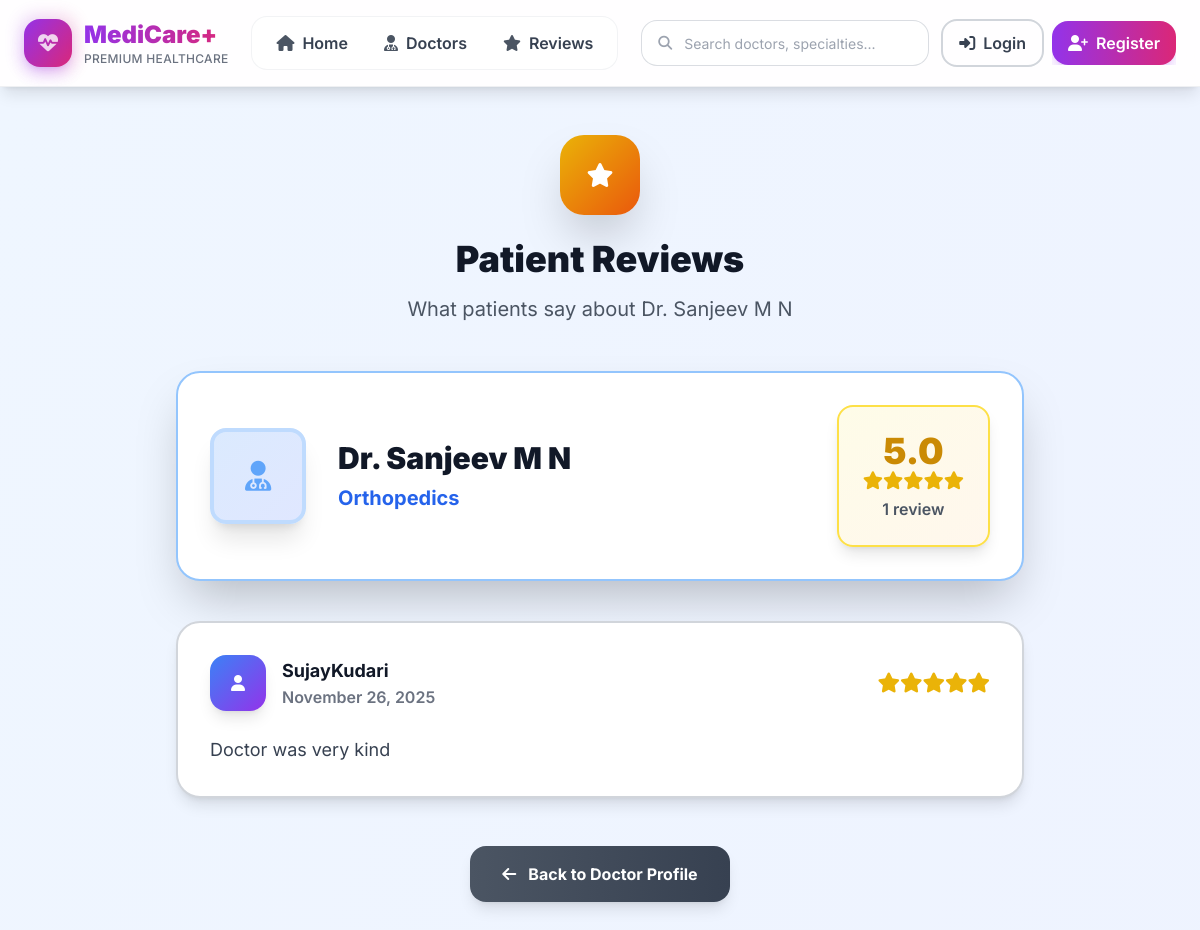
Screenshot of /doctor/1/reviews/ with the database file from the repository.
### core/models.py (models this page shows, shortened)
class Doctor(models.Model):
    SPECIALIZATION_CHOICES = [
        ('cardiology', 'Cardiology'),
        ('dermatology', 'Dermatology'),
        ('pediatrics', 'Pediatrics'),
        ('orthopedics', 'Orthopedics'),
        ('neurology', 'Neurology'),
        ('gynecology', 'Gynecology'),
        ('psychiatry', 'Psychiatry'),
        ('dentistry', 'Dentistry'),
        ('ophthalmology', 'Ophthalmology'),
        ('general', 'General Medicine'),
    ]
    name = models.CharField(max_length=100)
    specialization = models.CharField(max_length=50, choices=SPECIALIZATION_CHOICES, default='general')
    experience = models.PositiveIntegerField(default=0)
    hospital = models.CharField(max_length=200)
    address = models.TextField()
    city = models.CharField(max_length=100)
    fee = models.DecimalField(max_digits=8, decimal_places=2, validators=[MinValueValidator(0)])
    image = models.ImageField(upload_to='doctors/', blank=True, null=True)
    description = models.TextField(blank=True, null=True)
    rating = models.DecimalField(max_digits=3, decimal_places=1, default=0.0)
    is_available = models.BooleanField(default=True)
    created_at = models.DateTimeField(auto_now_add=True)
    updated_at = models.DateTimeField(auto_now=True)
    class Meta:
        ordering = ['-created_at']

class Review(models.Model):
    RATING_CHOICES = [
        (1, '1 Star'),
        (2, '2 Stars'),
        (3, '3 Stars'),
        (4, '4 Stars'),
        (5, '5 Stars'),
    ]
    user = models.ForeignKey(User, on_delete=models.CASCADE, related_name='reviews')
    doctor = models.ForeignKey(Doctor, on_delete=models.CASCADE, related_name='reviews')
    rating = models.IntegerField(choices=RATING_CHOICES, validators=[MinValueValidator(1), MaxValueValidator(5)])
    comment = models.TextField(max_length=1000)
    created_at = models.DateTimeField(auto_now_add=True)
    updated_at = models.DateTimeField(auto_now=True)
    class Meta:
        ordering = ['-created_at']
        unique_together = ['user', 'doctor']

### core/views.py (the view)
# urls.py: path('doctor/<int:doctor_id>/reviews/', views.doctor_reviews, name='doctor_reviews'),
def doctor_reviews(request, doctor_id):
    doctor = get_object_or_404(Doctor, id=doctor_id)
    reviews = Review.objects.filter(doctor=doctor).order_by('-created_at')
    avg_rating = reviews.aggregate(models.Avg('rating'))['rating__avg'] or 0
    context = {
        'doctor': doctor,
        'reviews': reviews,
        'avg_rating': round(avg_rating, 1),
        'total_reviews': reviews.count(),
    }
    return render(request, 'doctor_reviews.html', context)

### templates/doctor_reviews.html (shortened to what this page needs)
{% extends 'base.html' %}
{% load static %}
{% block extra_content %}
<div class="min-h-screen bg-gradient-to-br from-blue-50 to-indigo-50 py-12">
    <div class="max-w-4xl mx-auto px-4 sm:px-6">
        <div class="text-center mb-12">
            <div class="w-20 h-20 bg-gradient-to-br from-yellow-500 to-orange-600 rounded-3xl flex items-center justify-center mx-auto mb-6 shadow-2xl">
                <i class="fas fa-star text-white text-2xl"></i>
            </div>
            <h1 class="text-4xl font-black text-gray-900 mb-4">Patient Reviews</h1>
            <p class="text-xl text-gray-600">What patients say about Dr. {{ doctor.name }}</p>
        </div>
        <div class="bg-white rounded-3xl p-8 mb-10 border-2 border-blue-300 shadow-2xl">
            <div class="flex flex-col md:flex-row items-center gap-8">
                {% if doctor.image %}
                    <img src="{{ doctor.image.url }}"
                         alt="Dr. {{ doctor.name }}"
                         class="w-24 h-24 rounded-2xl object-cover border-4 border-blue-200 shadow-xl">
                {% else %}
                    <div class="w-24 h-24 rounded-2xl bg-gradient-to-br from-blue-100 to-indigo-100 flex items-center justify-center border-4 border-blue-200 shadow-xl">
                        <i class="fas fa-user-md text-blue-400 text-3xl"></i>
                    </div>
                {% endif %}
                <div class="flex-1 text-center md:text-left">
                    <h2 class="text-3xl font-black text-gray-900">Dr. {{ doctor.name }}</h2>
                    <p class="text-blue-600 text-xl font-bold mt-2">{{ doctor.get_specialization_display }}</p>
                </div>
                <div class="text-center bg-gradient-to-br from-yellow-50 to-orange-50 rounded-2xl p-6 border-2 border-yellow-300 shadow-lg">
                    <div class="text-4xl font-black text-yellow-600">{{ avg_rating }}</div>
                    <div class="flex justify-center text-yellow-500 text-lg mb-2">
                        {% for i in "12345" %}
                            {% if forloop.counter <= avg_rating %}
                                <i class="fas fa-star"></i>
                            {% else %}
                                <i class="far fa-star"></i>
                            {% endif %}
                        {% endfor %}
                    </div>
                    <p class="text-gray-600 font-semibold">{{ total_reviews }} review{{ total_reviews|pluralize }}</p>
                </div>
            </div>
        </div>
        <div class="space-y-6">
            {% if reviews %}
                {% for review in reviews %}
                <div class="bg-white rounded-3xl p-8 border-2 border-gray-300 shadow-lg hover:shadow-xl hover:border-blue-300 transition-all duration-500">
                    <div class="flex flex-col sm:flex-row sm:items-center sm:justify-between gap-6 mb-6">
                        <div class="flex items-center gap-4">
                            <div class="w-14 h-14 bg-gradient-to-br from-blue-500 to-purple-600 rounded-2xl flex items-center justify-center shadow-lg">
                                <i class="fas fa-user text-white"></i>
                            </div>
                            <div>
                                <h3 class="font-bold text-gray-900 text-lg">{{ review.user.username }}</h3>
                                <p class="text-gray-500 font-semibold">{{ review.created_at|date:"F d, Y" }}</p>
                            </div>
                        </div>
                        <div class="flex text-yellow-500 text-xl">
                            {% for i in "12345" %}
                                {% if forloop.counter <= review.rating %}
                                    <i class="fas fa-star"></i>
                                {% else %}
                                    <i class="far fa-star"></i>
                                {% endif %}
                            {% endfor %}
                        </div>
                    </div>
                    <p class="text-gray-700 leading-relaxed text-lg">{{ review.comment }}</p>
                </div>
                {% endfor %}
            {% endif %}
        </div>
        <div class="text-center mt-12">
            <a href="{% url 'doctor_detail' doctor.id %}"
               class="bg-gradient-to-r from-gray-600 to-gray-700 text-white px-8 py-4 rounded-2xl font-bold hover:shadow-lg hover:scale-105 transition-all duration-300 inline-flex items-center gap-3 shadow-lg">
                <i class="fas fa-arrow-left"></i>
                Back to Doctor Profile
            </a>
        </div>
    </div>
</div>
{% endblock extra_content %}

### static/css/base.css (style rules this page uses)
:root { --primary: #8b5cf6; --secondary: #7c3aed; --accent1: #10b981; --accent2: #059669; --accent3: #ef4444; --accent4: #f59e0b; --medical-purple: #7c3aed; --health-pink: #db2777; }

### rows the page displays
Doctor: name "Sanjeev M N", specialization "Orthopedics"
Review: user.username "SujayKudari", created_at "November 26, 2025", rating 5 (drawn), comment "Doctor was very kind"

### other values shown
{{ avg_rating }} "5.0"
{{ total_reviews }} "1"
